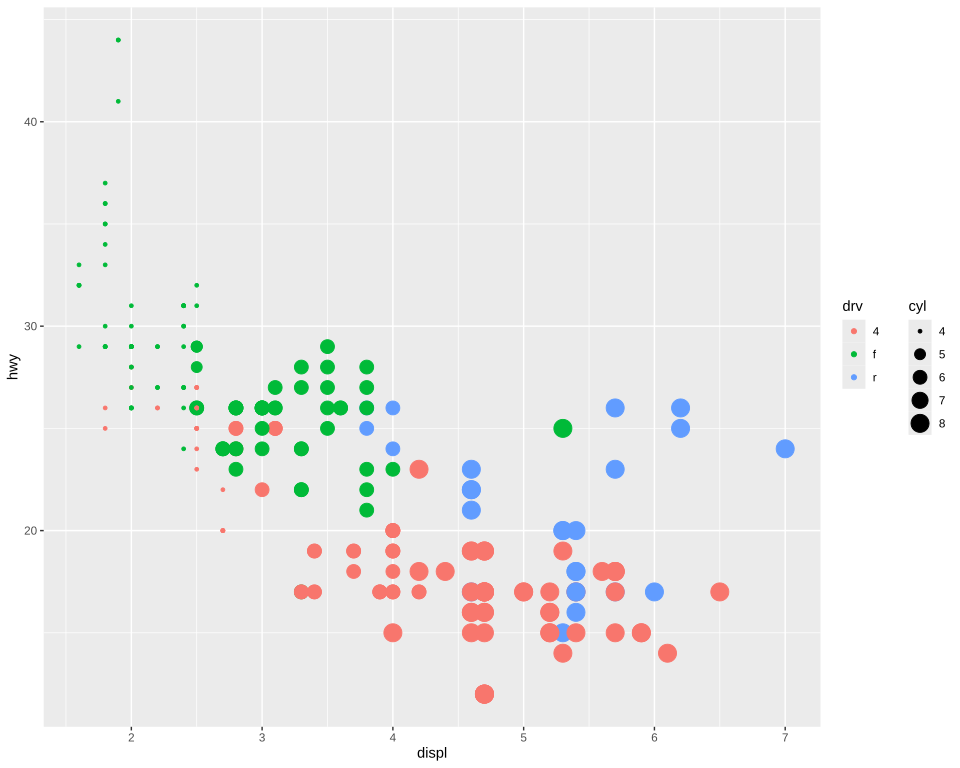

This chart was generated by the following R code:
# The plot test/golden/legend_box_horizontal.svg draws, drawn by ggplot2 itself, as ggplot2's own visual
# tests draw their snapshots: the independent check on that golden whenever it changes. The suite
# never runs this; it needs R, ggplot2 and vdiffr, saved as the Docker image giggly-r:ggplot2-4.0.3.
# From the repository's root:
#
#   docker run --rm -v "$PWD/test/golden":/golden:ro giggly-r:ggplot2-4.0.3 \
#     Rscript /golden/legend_box_horizontal.R > legend_box_horizontal.ggplot2.svg
#
# and compare the two drawings element by element, as test/golden/point.R describes.
#
# mpg's highway mileage against engine size by drive and cylinders, the colour and size legends
# side by side right of the panel, the legends' spacing apart, each hung from the box's top, as
# legends beside the panels are justified whatever their arrangement.
#
# First checked with ggplot2 4.0.3 and vdiffr 1.0.9: every element and clip path matches, and
# the one departure is test/golden/point.R's, the x axis drawn before the y.

library(ggplot2)

plot <- ggplot(mpg, aes(displ, hwy, colour = drv, size = cyl)) +
  geom_point() +
  guides(colour = guide_legend(order = 1), size = guide_legend(order = 2)) +
  theme_gray() +
  theme(legend.box = "horizontal")

file <- tempfile(fileext = ".svg")
vdiffr::write_svg(plot, file)
cat(readLines(file), sep = "\n")
